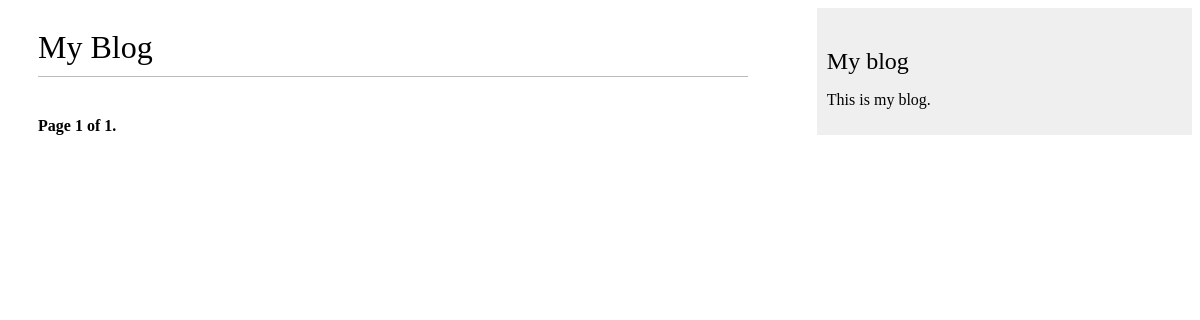
The page /blog/ on the database as committed earlier.
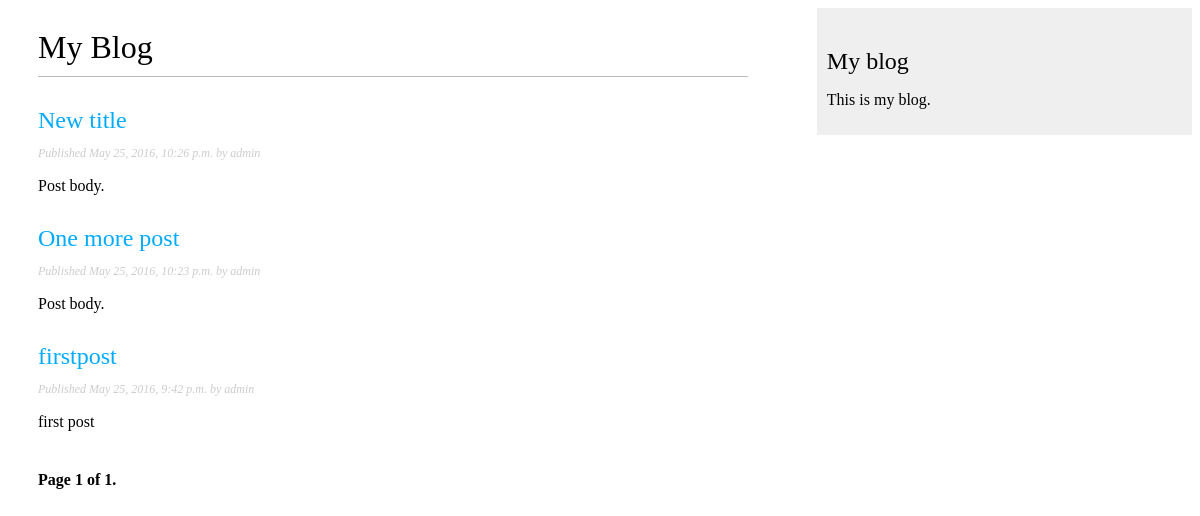
The same page on the database as committed later.
### blog/models.py (models this page shows, shortened)
class Post(models.Model):
    STATUS_CHOICES = (
        ('draft', 'Draft'),
        ('published', 'Published'),
    )
    title = models.CharField(max_length= 250)
    slug = models.SlugField(max_length = 250, unique_for_date = 'publish')
    author = models.ForeignKey(User, related_name = 'blog_posts')
    body = models.TextField()
    publish = models.DateTimeField(default = timezone.now)
    created = models.DateTimeField(auto_now_add = True)
    updated = models.DateTimeField(auto_now = True)
    status = models.CharField(max_length = 10, choices = STATUS_CHOICES, default = 'draft')
    objects = models.Manager()
    published = PublishedManager()
    class Meta:
        ordering = ('-publish',)
    def get_absolute_url(self):
        return reverse('blog:post_detail',
                        args = [self.publish.year,
                                self.publish.strftime('%m'),
                                self.publish.strftime('%d'),
                                self.slug])

### blog/views.py (the view)
class PostListView(ListView):
    queryset = Post.published.all()
    context_object_name = 'posts'
    paginate_by = 3
    template_name = 'blog/post/list.html'

### blog/templates/blog/post/list.html (shortened to what this page needs)
{% extends "blog/base.html" %}
{% block content %}
  <h1>My Blog</h1>
  {% for post in posts %}
    <h2>
      <a href = "{{post.get_absolute_url}}">
        {{post.title}}
      </a>
    </h2>
    <p class="date">
      Published {{post.publish}} by {{post.author}}
    </p>
    {{post.body|truncatewords:30|linebreaks}}
  {% endfor%}
{% include "pagination.html" with page=page_obj %}
{%endblock%}

Rows that differ between the two databases and show on the page:
now on this page (row edited): Post: title "New title", publish "May 25, 2016, 10:26 p.m.", author "admin", body "Post body."
now on this page (row edited): Post: title "One more post", publish "May 25, 2016, 10:23 p.m.", author "admin", body "Post body."
now on this page (row edited): Post: title "firstpost", publish "May 25, 2016, 9:42 p.m.", author "admin", body "first post"
